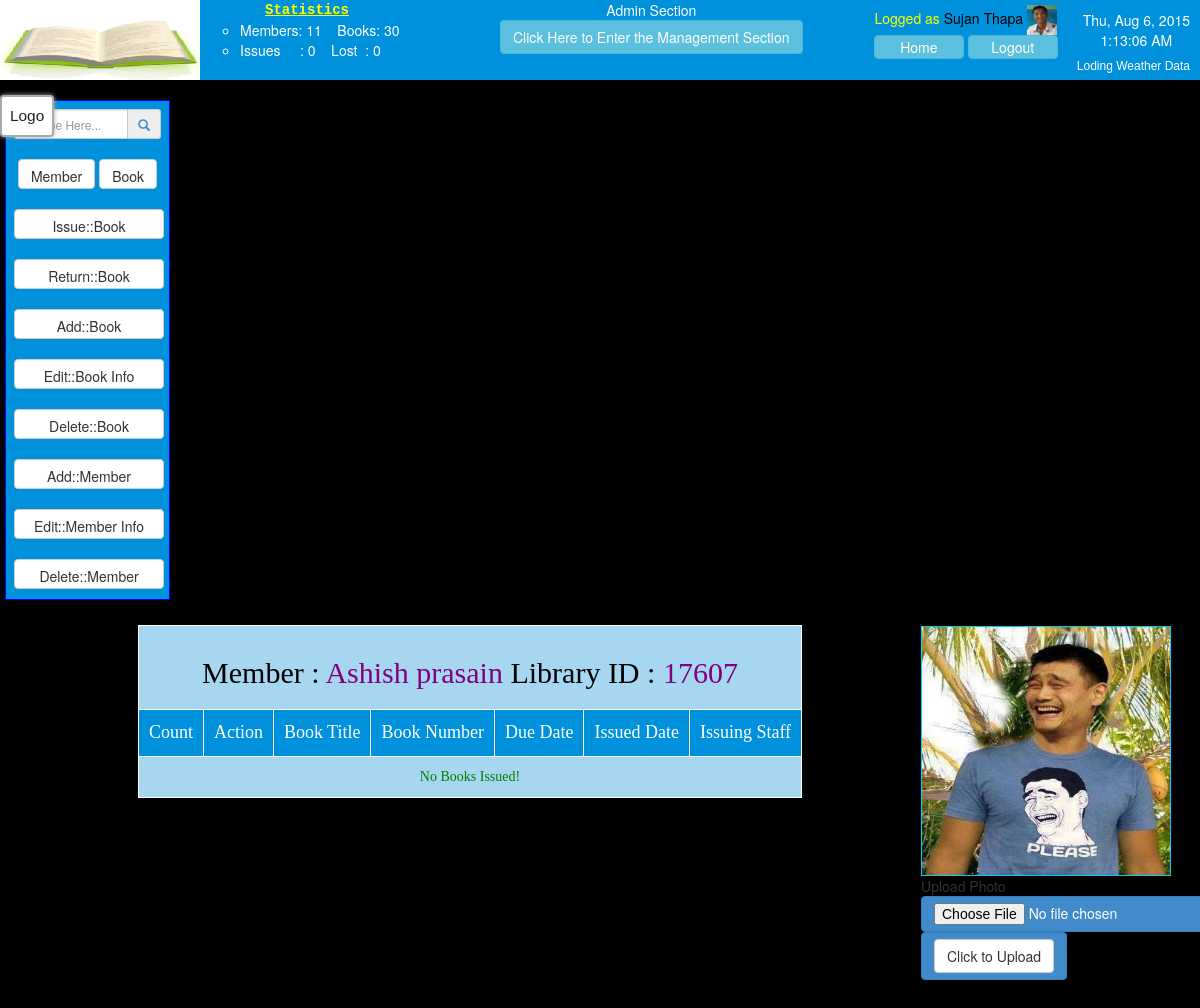
/index.php?action=memberstatus&libid=17607 (signed in), run on the app's committed database.
### tables this page shows
CREATE TABLE IF NOT EXISTS `staffs_info` (
  `fname` varchar(255) NOT NULL,
  `lname` varchar(255) NOT NULL,
  `email` varchar(255) NOT NULL,
  `password` varchar(255) NOT NULL,
  `phone` varchar(255) NOT NULL,
  `sex` varchar(255) NOT NULL,
  `temporary_address` varchar(255) DEFAULT NULL,
  `permanent_address` varchar(255) DEFAULT NULL,
  `position` varchar(255) DEFAULT NULL,
  `date_joined` varchar(255) NOT NULL,
  `staff_image` varchar(255) NOT NULL,
  PRIMARY KEY (`email`)
);

CREATE TABLE IF NOT EXISTS `members_info` (
  `id` int(11) NOT NULL,
  `fname` varchar(255) NOT NULL,
  `lname` varchar(255) NOT NULL,
  `lib_id` varchar(255) NOT NULL,
  `mobile_number` varchar(255) DEFAULT NULL,
  `email` varchar(255) DEFAULT NULL,
  `password` varchar(255) NOT NULL,
  `temporary_address` varchar(255) DEFAULT NULL,
  `permanent_address` varchar(255) DEFAULT NULL,
  `father_name` varchar(255) DEFAULT NULL,
  `batch` int(11) DEFAULT NULL,
  `category` varchar(255) DEFAULT NULL,
  `department` varchar(255) NOT NULL,
  `member_image` varchar(255) DEFAULT NULL,
  PRIMARY KEY (`lib_id`),
  UNIQUE KEY `email` (`email`),
  UNIQUE KEY `mobile_number` (`mobile_number`)
);

### main.php (called while the page is built, shortened)
<?php
function totalMembers()
{
	$mems = mysql_fetch_array(mysql_query("select count(lib_id) from members_info"));
	return $mems['count(lib_id)'];
}
function totalLost()
{
	$lost = mysql_fetch_array(mysql_query("select count(id) from lostbooks"));
	return $lost['count(id)'];
}
function totalBooks()
{
	$books = mysql_fetch_array(mysql_query("select count(accession_no) from books_info where status not in('lost')"));
	return $books['count(accession_no)'];
}
function totalIssues()
{
	$issues = mysql_fetch_array(mysql_query("select count(id) from issued where status not in ('lost')"));
	return $issues['count(id)'];
}
function checkAdmin()
{
	$email = $_SESSION['email'];
	$check = mysql_fetch_array(mysql_query("SELECT position from staffs_info where email = '$email'"));
	$position = $check['position'];
	if($position == 'Head Librarian' or $position == 'Admin')
	{
		return true;
	}
	return false;
}
?>

### memberstatus.php (the view, shortened to what this page needs)
<?php
	$lib_id = $_REQUEST['libid'];
	$sql = mysql_query("SELECT * from members_info where lib_id = '$lib_id';");
	$member = mysql_fetch_array($sql);
	$mem = "Member : <a  href=\"index.php?lib_id=$lib_id&action=edit\"title =\"Click to Edit Info\"><font color=\"purple\">".$member['fname']." ".$member['lname']. "
	</a>
	</font>
	 Library ID :
	 <a  href=\"index.php?lib_id=$lib_id&action=edit\"title =\"Click to Edit Info\"><font color=\"purple\">".$lib_id."</a>";
?>
<div class="memberstatus">
	<?php
		echo'<table border="1px" align="center">';
			echo'
				<tr>
					<td colspan="7">
						<h2 class=\"alert alert-info\" align=\"center\">'.$mem.'</h2>
					</td>
				</tr>
				<tr>
					<th>
						Count
					</th>
					<th>';
					if($moreBooks)
					{
						echo '<a class = "btn btn-primary" onclick ="return returnAllBook()" title = "Click to Return all the  Books" href = "index.php?action=ReturnAll&libid='.$lib_id.'"><font color="white">Return All</font></a>';
					}
					else
					{
						echo 'Action';
					}
					echo'
					</th>
					<th>
						Book Title
					</th>
					<th>
						Book Number
					</th>
					<th>
						Due Date
					</th>
					<th>
						Issued Date
					</th>
					<th>
						Issuing Staff
					</th>
				</tr>';
			if($flag!=true)
			{
				echo "<tr><td colspan=7><span style=\"color:green\">No Books Issued! </span></td></tr>";
				echo "</table>";
			}
?>
</div>
<div class="memberPhoto">
	<?php if(($member['member_image']!="") and file_exists("source/images/members/".$member['member_image'])){?>
    <a class="fancybox"  target="_self" href="source/images/members/<?php echo $member['member_image'];?>">
	<img id="member_image" alt="Photo of <?php echo $member['fname']." ".$member['lname'];?>" title="Click to Enlarge #Photo of :  <?php echo $member['fname']." ".$member['lname'] ?>" src="source/images/members/<?php echo $member['member_image']; ?>"  width="250" height="250" />
        </a>
	<?php }else{?>
    <img id="member_image" alt="Photo not Uploaded Yet for <?php echo $member['fname']." ".$member['lname'];?>" title="Member Photo yet not Uploaded  for :
    <?php echo $member['fname']." ".$member['lname'] ?>" src="source/images/members/default.jpg"  width="250" height="250" />
	<?php }?>
    <br/>Upload Photo <br />
		<form name="uploadedimage" method="post" enctype="multipart/form-data" action="">
          <a class="btn btn-primary" >
 	         <input type="file" name="uploadedimage" />
          </a>
          <br />
          <a title="Click to Upload new Photo" class="btn btn-primary">
          <input class="btn btn-default" type="submit" name="uploadimage"  value="Click to Upload"/>
          </a>
       </form>
</div>

### includes/header.php (shortened to what this page needs)
    <!DOCTYPE html PUBLIC "-//W3C//DTD XHTML 1.0 Transitional//EN" "http://www.w3.org/TR/xhtml1/DTD/xhtml1-transitional.dtd">
	<html xmlns="http://www.w3.org/1999/xhtml">
    <head>
	<?php
		include 'includes/dependencies.php';
		include 'main.php';
	?>
     </head>
 <body> 	<div class="header">
		<a href=" <?php echo site_url;?>">
        	<div class="logo" >
				<img src="source/images/logo1.gif" alt="Logo" title="Logo" align="left" >
			</div>
        </a>
		<div id="libraryStatus">
        	<ul type="circle">
            <span style="margin-left:25px;">
					<a  id="edit" href="index.php?action=refreshLibrary" title="Refresh Data">
		            <b><font face="Courier New" color="yellow"><u>Statistics</u></font> </b></a><br>
            </span>
            	<li><font color="white">
                	Members:&nbsp;<?php echo totalMembers(); ?>
                    &nbsp;&nbsp;&nbsp;Books:&nbsp;<?php echo totalBooks(); ?><br></font>
                </li>
                <li>
					<a id="edit" href="index.php?action=viewAllIssues" title="View all Issued Books">
                    <font color="white">
        		   Issues&nbsp;&nbsp;&nbsp;&nbsp;&nbsp;:&nbsp;<?php echo totalIssues(); ?></font> </a>
                    <a id="edit" target="_new" href="<?php echo site_url;?>/admin/index.php?page=lostfine-manager" title="View all Lost Books">
        		   <font color="white"> &nbsp;Lost&nbsp;&nbsp;:&nbsp;<?php echo totalLost(); ?></font></a>
                </li>
           </ul>
		</div>
	    <div class="title">
    		<?php
				$email = $_SESSION['email'];
    			if(checkAdmin())
				{
    				echo 'Admin Section <br>';
					echo '<center><a title = "Enter Admin Section" class="btn btn-info" href = "admin/" target="_new"> Click Here to Enter the Management Section </center></a>';
				}
			?>
	     </div>
       	 <div id="dateTime" class="dateTime">
    	 </div>
	     <div class="user">
         	<center>
            	Logged as
    			<a title="Click for Profile" id="edit" target="_self" href="index.php?action=staffdetails&email=<?php echo $email;?>">
                <?php $user=mysql_fetch_array(mysql_query("SELECT staff_image from staffs_info where email = '$email'"));?>
                <?php
					if($_SESSION['fname'])
					{
						echo $_SESSION["fname"];
						echo $_SESSION["lname"];
					}
				?>
                 </a>
                 <a class="fancybox" data-fancybox-group="gallery" href="source/images/staffs/<?php echo $user['staff_image'];?>" title="View Full Sized">
                	<img width="30" height="30" src="source/images/staffs/<?php echo $user['staff_image']; ?>" />
                </a>
            </center>
 <form name="control" action="logout.php"  method="post" >
    <input class="btn btn-info"  title="Go Home Page." id="logoutButton" type="submit" name="btn_home"  value="Home">
    <input onclick="return logout()" class="btn btn-info"  title="Click to Signout." id="logoutButton" type="submit" name="btn_logout" value="Logout">
            </form>
           <a href="http://www.openweathermap.org" target="_new" title="Weather Source: www.openweathermap.org">
             	<div id="weather" class="weatherData">
					<marquee behaviour = "alternate">
						Loding Weather Data
				 </marquee>
                </div>
             </a>
	      </div>
</div>

### source/css/css_1.css (style rules this page uses)
#edit { color:black; }
.memberPhoto { position:absolute; right:50px; top:20px; width:230px;padding:1px; }
#member_image { border:solid #0CF 1px; }
.memberstatus { width:880px;font-family:"Times New Roman", Times, serif; margin-top:20px; }
.memberstatus a { text-decoration:none; }
.memberstatus th { background:#0091DD; padding:10px;font-size:18px; color:white; font-weight:normal; text-align:center; border:1px white solid; }
.memberstatus td { background:#a7d6f1;text-align:center; color:black; }
#member_image { background:#ccc; border:solid #0CF 1px; }
.signup_form table th,td { text-align:center;padding:5px; border:1px solid white; font-weight:normal; }
.editmemberdetails_form table th,td { text-align:center; font-weight:normal; border:1px solid white; text-align:center; }
.editbookdetails_form table th,td { text-align:center; font-weight:normal; border:1px solid white; text-align:center; }
.deletemember_form table th,td { text-align:center; padding:10px; width:220px; border:1px solid white; }
.editmember_form table th,td { text-align:center; padding:10px; width:220px;height:50px; border:1px solid white; }
.addmember_form table th,td { text-align:center; width:200px; font-weight:normal; border:1px solid white; text-align:center; }
.deletebook_form table th,td { text-align:center; padding:10px; width:220px; border:1px solid white; }
.editbookinfo table th,td { text-align:center; padding:0px; width:200px;height:auto; border:1px solid white; }
.return table th,td { text-align:center; padding:10px; width:220px; border:1px solid white; }
.issue table th,td { text-align:center; padding:10px; width:220px; border:1px solid white; }
#logoutButton { width:90px; padding:1px; text-align:center; }
#dateTime { float:right; padding-right:10px; padding-top:10px;text-align:center;color:white; }
.weatherData { float:right;color:white; position:absolute; top:58px; right:10px; font-size:12px; text-align:center; font-family:Verdana, Geneva, sans-serif; }
.user { float:right; margin-right:20px;color:#FF0;font-weight:normal; padding-right:5px; padding-top:5px; }
.user a { text-decoration:none;color:white; !important }
.header { background:#0091DD; height:80px;color:white; width:auto; }
#libraryStatus { background:none; color:white;width:300px; float:left; margin-left: 0px; padding-left:0px; }
.title { float:left; margin-left:0px; text-align: center; }
.logo { float:left; }
.logo img { height:80px; width:200px; }
body { background-image:url(../images/background.png); background-repeat:repeat; margin:0 auto; padding:0px; }

### data on the page
staffs_info: staff_image (picture)
members_info: fname "Ashish", lname "prasain", fname+lname+member_image (picture)

### other printed values
totalMembers() "11"
totalBooks() "30"
totalIssues() "0"
totalLost() "0"
$_SESSION["fname"] "Sujan"
$_SESSION["lname"] "Thapa"
$lib_id "17607"
